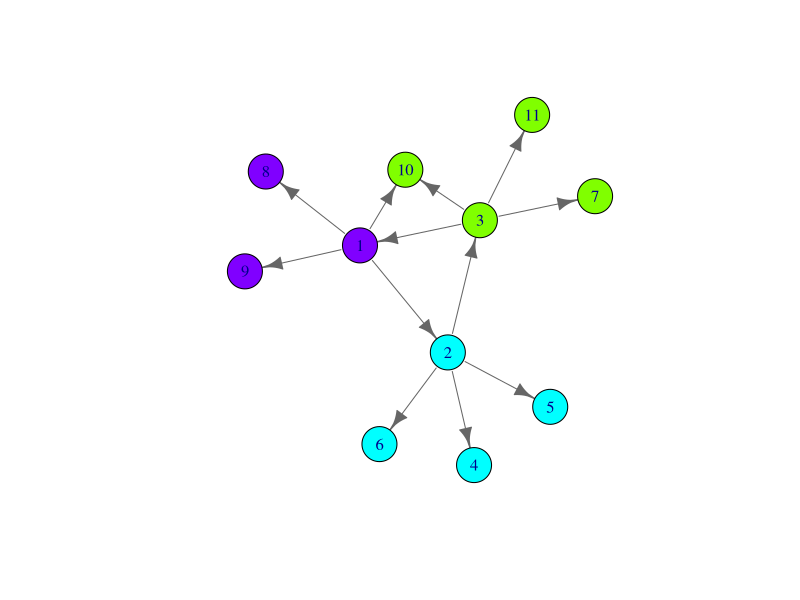
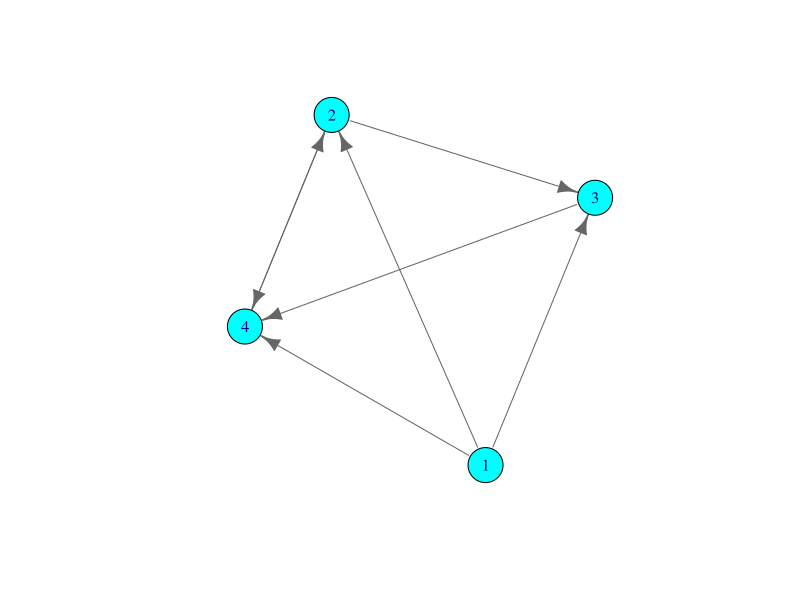

Here is the R script that generated these plots, in order:
## ---- chunk 1
knitr::opts_chunk$set(echo = TRUE)
## ---- chunk 2
rm(list=ls())
library(igraph)
#1.用igraph创建图表
g<- graph(c(1,2, 1,8,1,9,1,10,2,4,2,5,2,6,2,3,3,7,3,11,3,10,3,1), directed=T)

com = walktrap.community(g, steps = 6)
V(g)$sg = com$membership + 1
V(g)$color = rainbow(max(V(g)$sg))[V(g)$sg]
plot(g, layout=layout.fruchterman.reingold,edge.color = grey(0.4),edge.arrow.mode = ">",vertex.size =20,
     vertex.color = V(g)$color)
## ---- chunk 3
rm(list=ls())
library(igraph)
library(plyr)
#1.用igraph创建图表
g<- graph(c(1,2,1,3,1,4,2,3,2,4,3,4,4,2), directed=T)


com = walktrap.community(g, steps = 6)
V(g)$sg = com$membership + 1
V(g)$color = rainbow(max(V(g)$sg))[V(g)$sg]
plot(g, layout=layout.fruchterman.reingold,edge.color = grey(0.4),edge.arrow.mode = ">",vertex.size =20,
vertex.color = V(g)$color)


pr<-page.rank(g)$vector
df<-data.frame(Object=1:4,PageRank=pr)
arrange(df,desc(PageRank))


